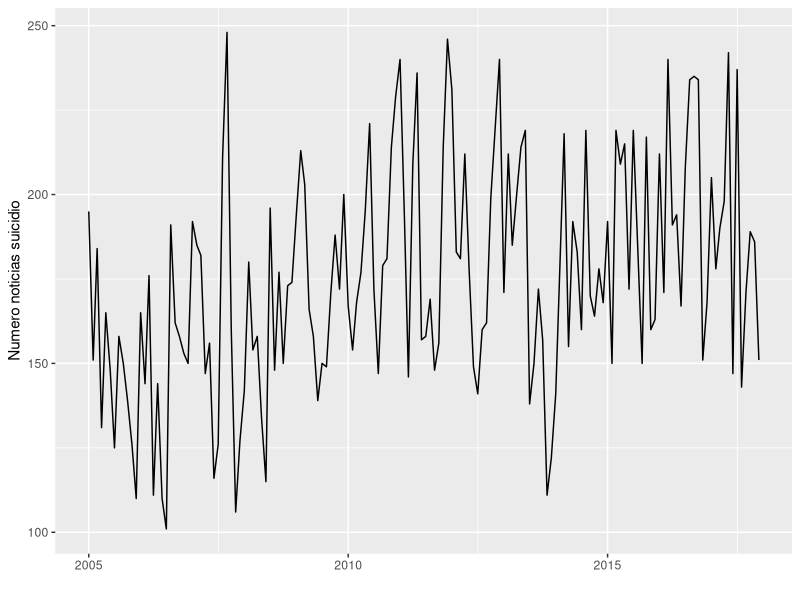
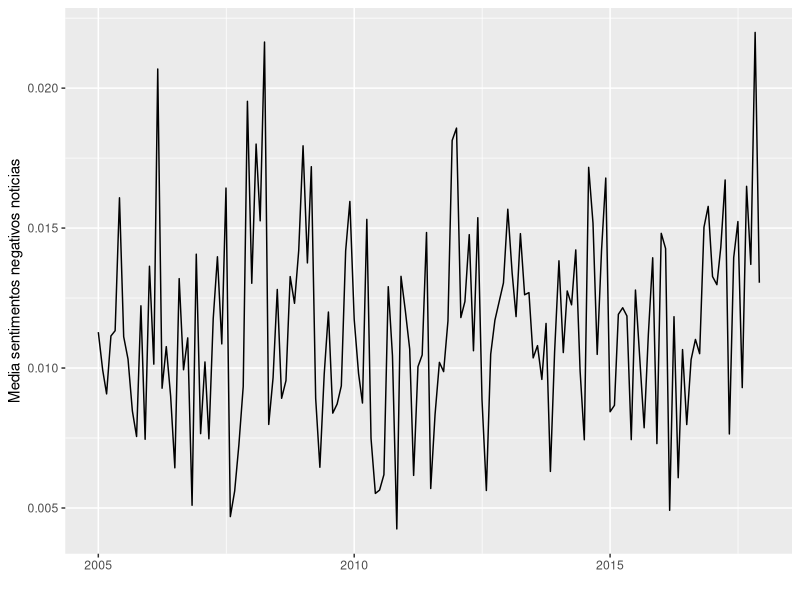
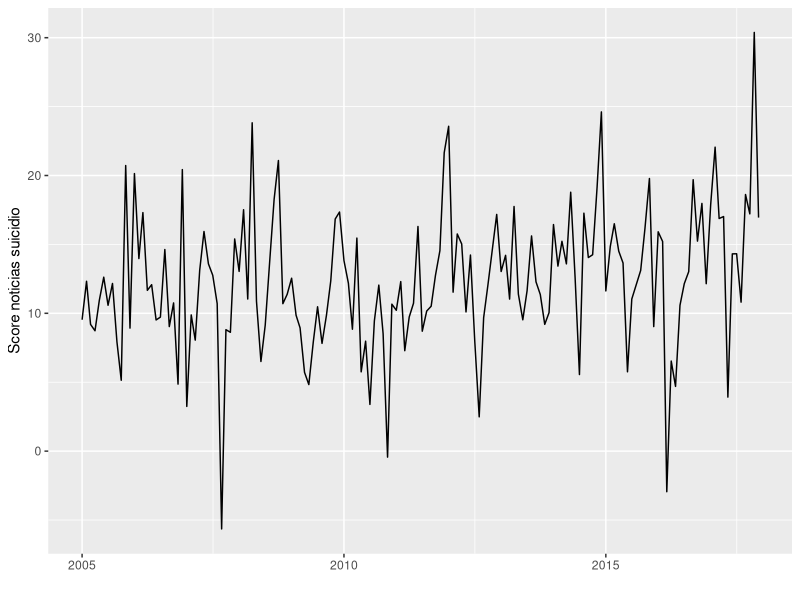
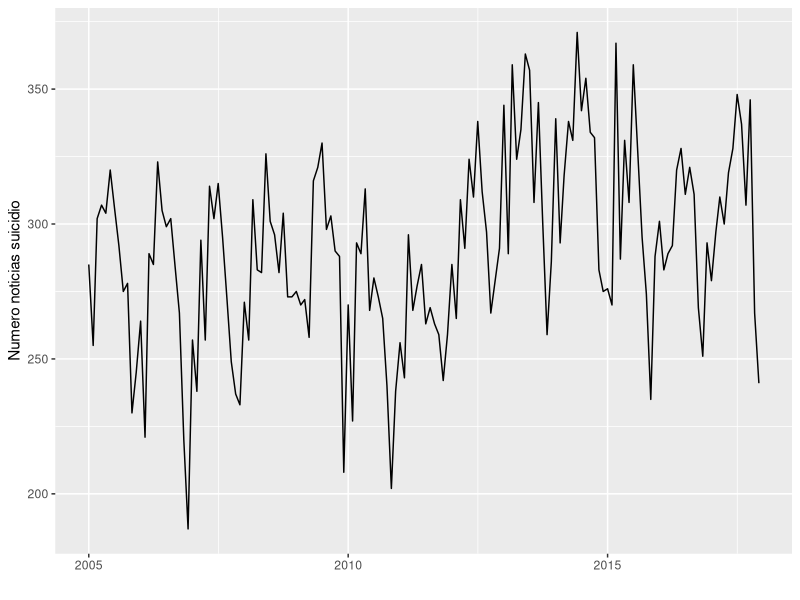
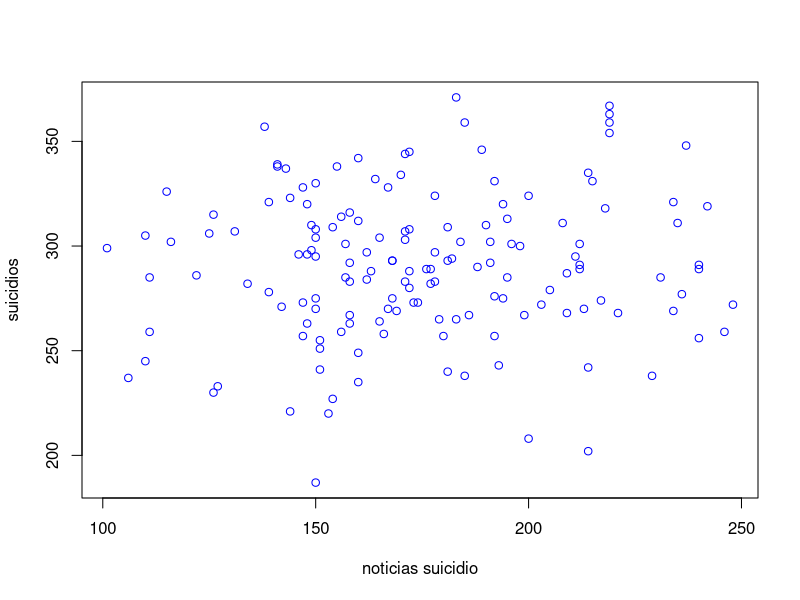
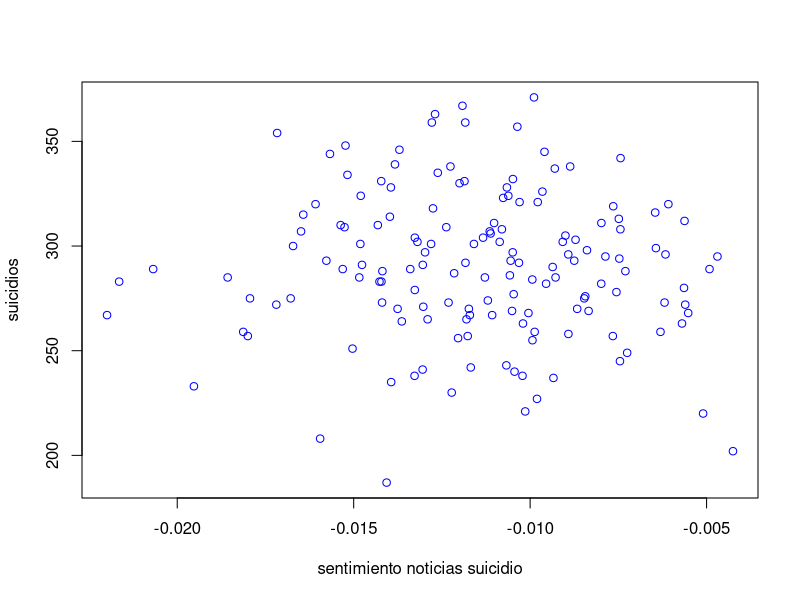
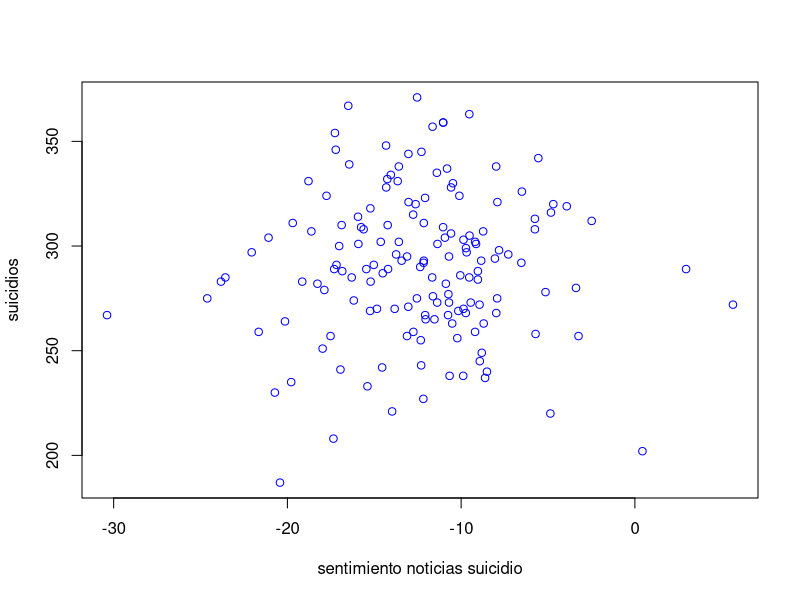
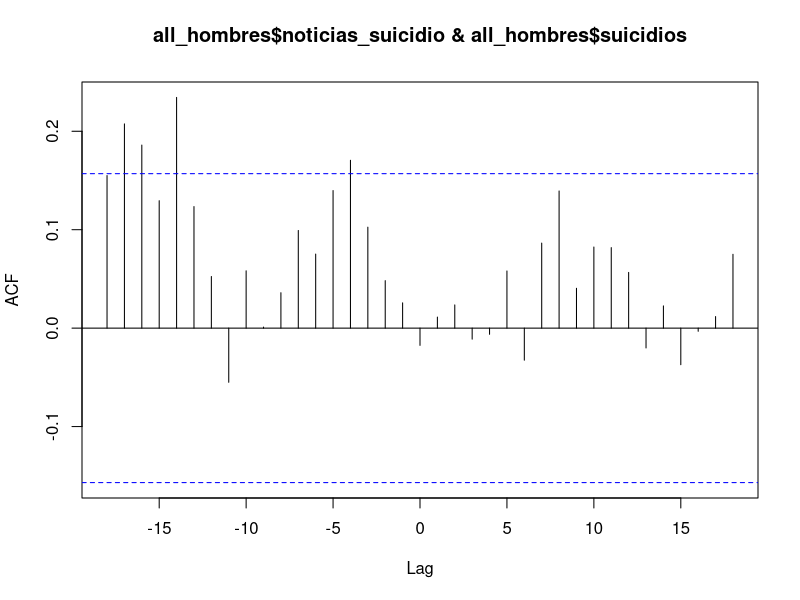

Write R code to recreate these figures, in order. (Note: this script raises an error after producing the figures.)
setwd("/Users/hugojosebello/Documents/git-repos/data-tuning-scripts-v2/r_scripts_analysis")
all_data <- read.csv("./all.csv",  header=TRUE, sep=";")
all_hombres <- read.csv("./all_hombres.csv",  header=TRUE, sep=";")
all_mujeres <- read.csv("./all_mujeres.csv",  header=TRUE, sep=";")
all_moved <- read.csv("./all_moved.csv",  header=TRUE, sep=";")

r <- with(all_moved, which(noticias_suicidio>270, arr.ind=TRUE))
all_moved <- all_moved[-r, ]

r <- with(all_data, which(noticias_suicidio>270, arr.ind=TRUE))
all_data <- all_data[-r, ]

# Installation
# install.packages('ggplot2')
# Loading
library(ggplot2)
#ine_data$month_code<- as.Date(ine_data$month_code , "%Y/%m/%d")
#install.packages('lubridate')
library(lubridate)

all_data$month <- ymd(all_data$month)

all_data_minus5 = all_data
all_data_minus5$month <- all_data_minus5$month - days(5 *30)

ggplot(all_data, aes(month, noticias_suicidio)) + geom_line() + xlab("") + ylab("Numero noticias suicidio")

ggplot(all_data, aes(month, -media_sentimiento_noticias)) + geom_line() + xlab("") + ylab("Media sentimentos negativos noticias")

ggplot(all_data, aes(month, -sentiment_analysis_score)) + geom_line() + xlab("") + ylab("Score noticias suicidio")

ggplot(all_data, aes(month, suicidios)) + geom_line() + xlab("") + ylab("Numero noticias suicidio")

plot(all_data$noticias_suicidio, all_data$suicidios, col = "blue", main = "", xlab = "noticias suicidio", ylab = "suicidios")
lm(all_data$noticias_suicidio ~ all_data$suicidios)
abline(lm(all_data$noticias_suicidio ~ all_data$suicidios))


plot(all_data$media_sentimiento_noticias, all_data$suicidios, col = "blue", main = "", xlab = "sentimiento noticias suicidio", ylab = "suicidios")
lm(all_data$media_sentimiento_noticias ~ all_data$suicidios)
abline(lm(all_data$media_sentimiento_noticias ~ all_data$suicidios))

plot(all_data$sentiment_analysis_score, all_data$suicidios, col = "blue", main = "", xlab = "sentimiento noticias suicidio", ylab = "suicidios")
lm(all_data$sentiment_analysis_score ~ all_data$suicidios)
abline(lm(all_data$sentiment_analysis_score ~ all_data$suicidios))


# Pearson correlation: not significative, although it is not the best method since we are
# working with temporal series

cor(all_data$noticias_suicidio, all_data$suicidios)
cor(all_data$media_sentimiento_noticias, all_data$suicidios)
cor(all_data$sentiment_analysis_score, all_data$suicidios)

# https://github.com/AnaBPazos/AlterCorr/blob/master/R/AlterCorrM.R

# Kendall test (non parametric test, alternative to pearson)
cor.test(all_data$suicidios, all_data$noticias_suicidio, method = "kendall")
# it is significative but we can not fully trust it since we are working with time series


# cross-correlation of TIME SERIES
cor.test(all_data$noticias_suicidio, all_data$suicidios)

cor.test(-all_data$media_sentimiento_noticias, all_data$suicidios)

cor.test(-all_data$sentiment_analysis_score, all_data$suicidios)

# men and women not significative differences
ccf(all_hombres$noticias_suicidio, all_hombres$suicidios)

ccf(-all_hombres$media_sentimiento_noticias, all_hombres$suicidios)

ccf(-all_hombres$sentiment_analysis_score, all_hombres$suicidios)


ccf(all_mujeres$noticias_suicidio, all_mujeres$suicidios)

ccf(-all_mujeres$media_sentimiento_noticias, all_mujeres$suicidios)

ccf(-all_mujeres$sentiment_analysis_score, all_mujeres$suicidios)


# interpretation 
# https://support.minitab.com/en-us/minitab/18/help-and-how-to/modeling-statistics/time-series/how-to/cross-correlation/interpret-the-results/all-statistics-and-graphs/

# threadshole
2/sqrt(length(all_data$noticias_suicidio) - 15)

# example ->
# https://nwfsc-timeseries.github.io/atsa-labs/sec-tslab-correlation-within-and-among-time-series.html

# in our case: We find that suicide cases are relatively high after a periode of 10 to 20 months of higher number of news



plot(all_moved$noticias_suicidio, all_moved$suicidios_3_meses_despues, col = "blue", main = "", xlab = "noticias suicidio", ylab = "suicidios 5 meses después")
lm(all_moved$noticias_suicidio ~ all_moved$suicidios_3_meses_despues)
abline(lm(all_moved$noticias_suicidio ~ all_moved$suicidios_3_meses_despues))

plot(-all_moved$media_sentimiento_noticias, all_moved$suicidios_3_meses_despues, col = "blue", main = "", xlab = "noticias suicidio", ylab = "suicidios 5 meses después")
lm(-all_moved$media_sentimiento_noticias ~ all_moved$suicidios_3_meses_despues)
abline(lm(-all_moved$media_sentimiento_noticias ~ all_moved$suicidios_3_meses_despues))


cor.test(all_moved$noticias_suicidio, all_moved$suicidios_3_meses_despues, method = c("pearson", "kendall", "spearman"))
cor.test(-all_moved$media_sentimiento_noticias, all_moved$suicidios_3_meses_despues, method = c("pearson", "kendall", "spearman"))
cor.test(-all_moved$sentiment_analysis_score, all_moved$suicidios_3_meses_despues, method = c("pearson", "kendall", "spearman"))

plot(all_moved$noticias_suicidio, all_moved$suicidios_4_meses_despues, col = "blue", main = "", xlab = "noticias suicidio", ylab = "suicidios 5 meses después")
lm(-all_moved$noticias_suicidio ~ all_moved$suicidios_4_meses_despues)
abline(lm(-all_moved$noticias_suicidio ~ all_moved$suicidios_4_meses_despues))

plot(-all_moved$media_sentimiento_noticias, all_moved$suicidios_4_meses_despues, col = "blue", main = "", xlab = "noticias suicidio", ylab = "suicidios 5 meses después")
lm(-all_moved$media_sentimiento_noticias ~ all_moved$suicidios_4_meses_despues)
abline(lm(-all_moved$media_sentimiento_noticias ~ all_moved$suicidios_4_meses_despues))


cor.test(-all_moved$noticias_suicidio, all_moved$suicidios_4_meses_despues)
cor.test(-all_moved$media_sentimiento_noticias, all_moved$suicidios_4_meses_despues)
cor.test(-all_moved$sentiment_analysis_score, all_moved$suicidios_4_meses_despues)


plot(all_moved$noticias_suicidio, all_moved$suicidios_5_meses_despues, col = "blue", main = "", xlab = "noticias suicidio", ylab = "suicidios 4 meses después")
lm(-all_moved$noticias_suicidio ~ all_moved$suicidios_5_meses_despues)
abline(lm(-all_moved$noticias_suicidio ~ all_moved$suicidios_5_meses_despues))

plot(all_moved$media_sentimiento_noticias, all_moved$suicidios_5_meses_despues, col = "blue", main = "", xlab = "noticias suicidio", ylab = "suicidios 4 meses después")
lm(-all_moved$media_sentimiento_noticias ~ all_moved$suicidios_5_meses_despues)
abline(-lm(all_moved$media_sentimiento_noticias ~ all_moved$suicidios_5_meses_despues))


cor.test(all_moved$noticias_suicidio, all_moved$suicidios_5_meses_despues)
cor.test(all_moved$media_sentimiento_noticias, -all_moved$suicidios_5_meses_despues)
cor.test(all_moved$sentiment_analysis_score, -all_moved$suicidios_5_meses_despues)



ggplot(all_moved, aes(x=-media_sentimiento_noticias, y=suicidios_3_meses_despues)) + 
  geom_point(aes(size=noticias_suicidio)) + geom_smooth()


ggplot(all_moved, aes(x=noticias_suicidio, y=suicidios_3_meses_despues)) + 
  geom_point(aes(size=-media_sentimiento_noticias)) + geom_smooth()
